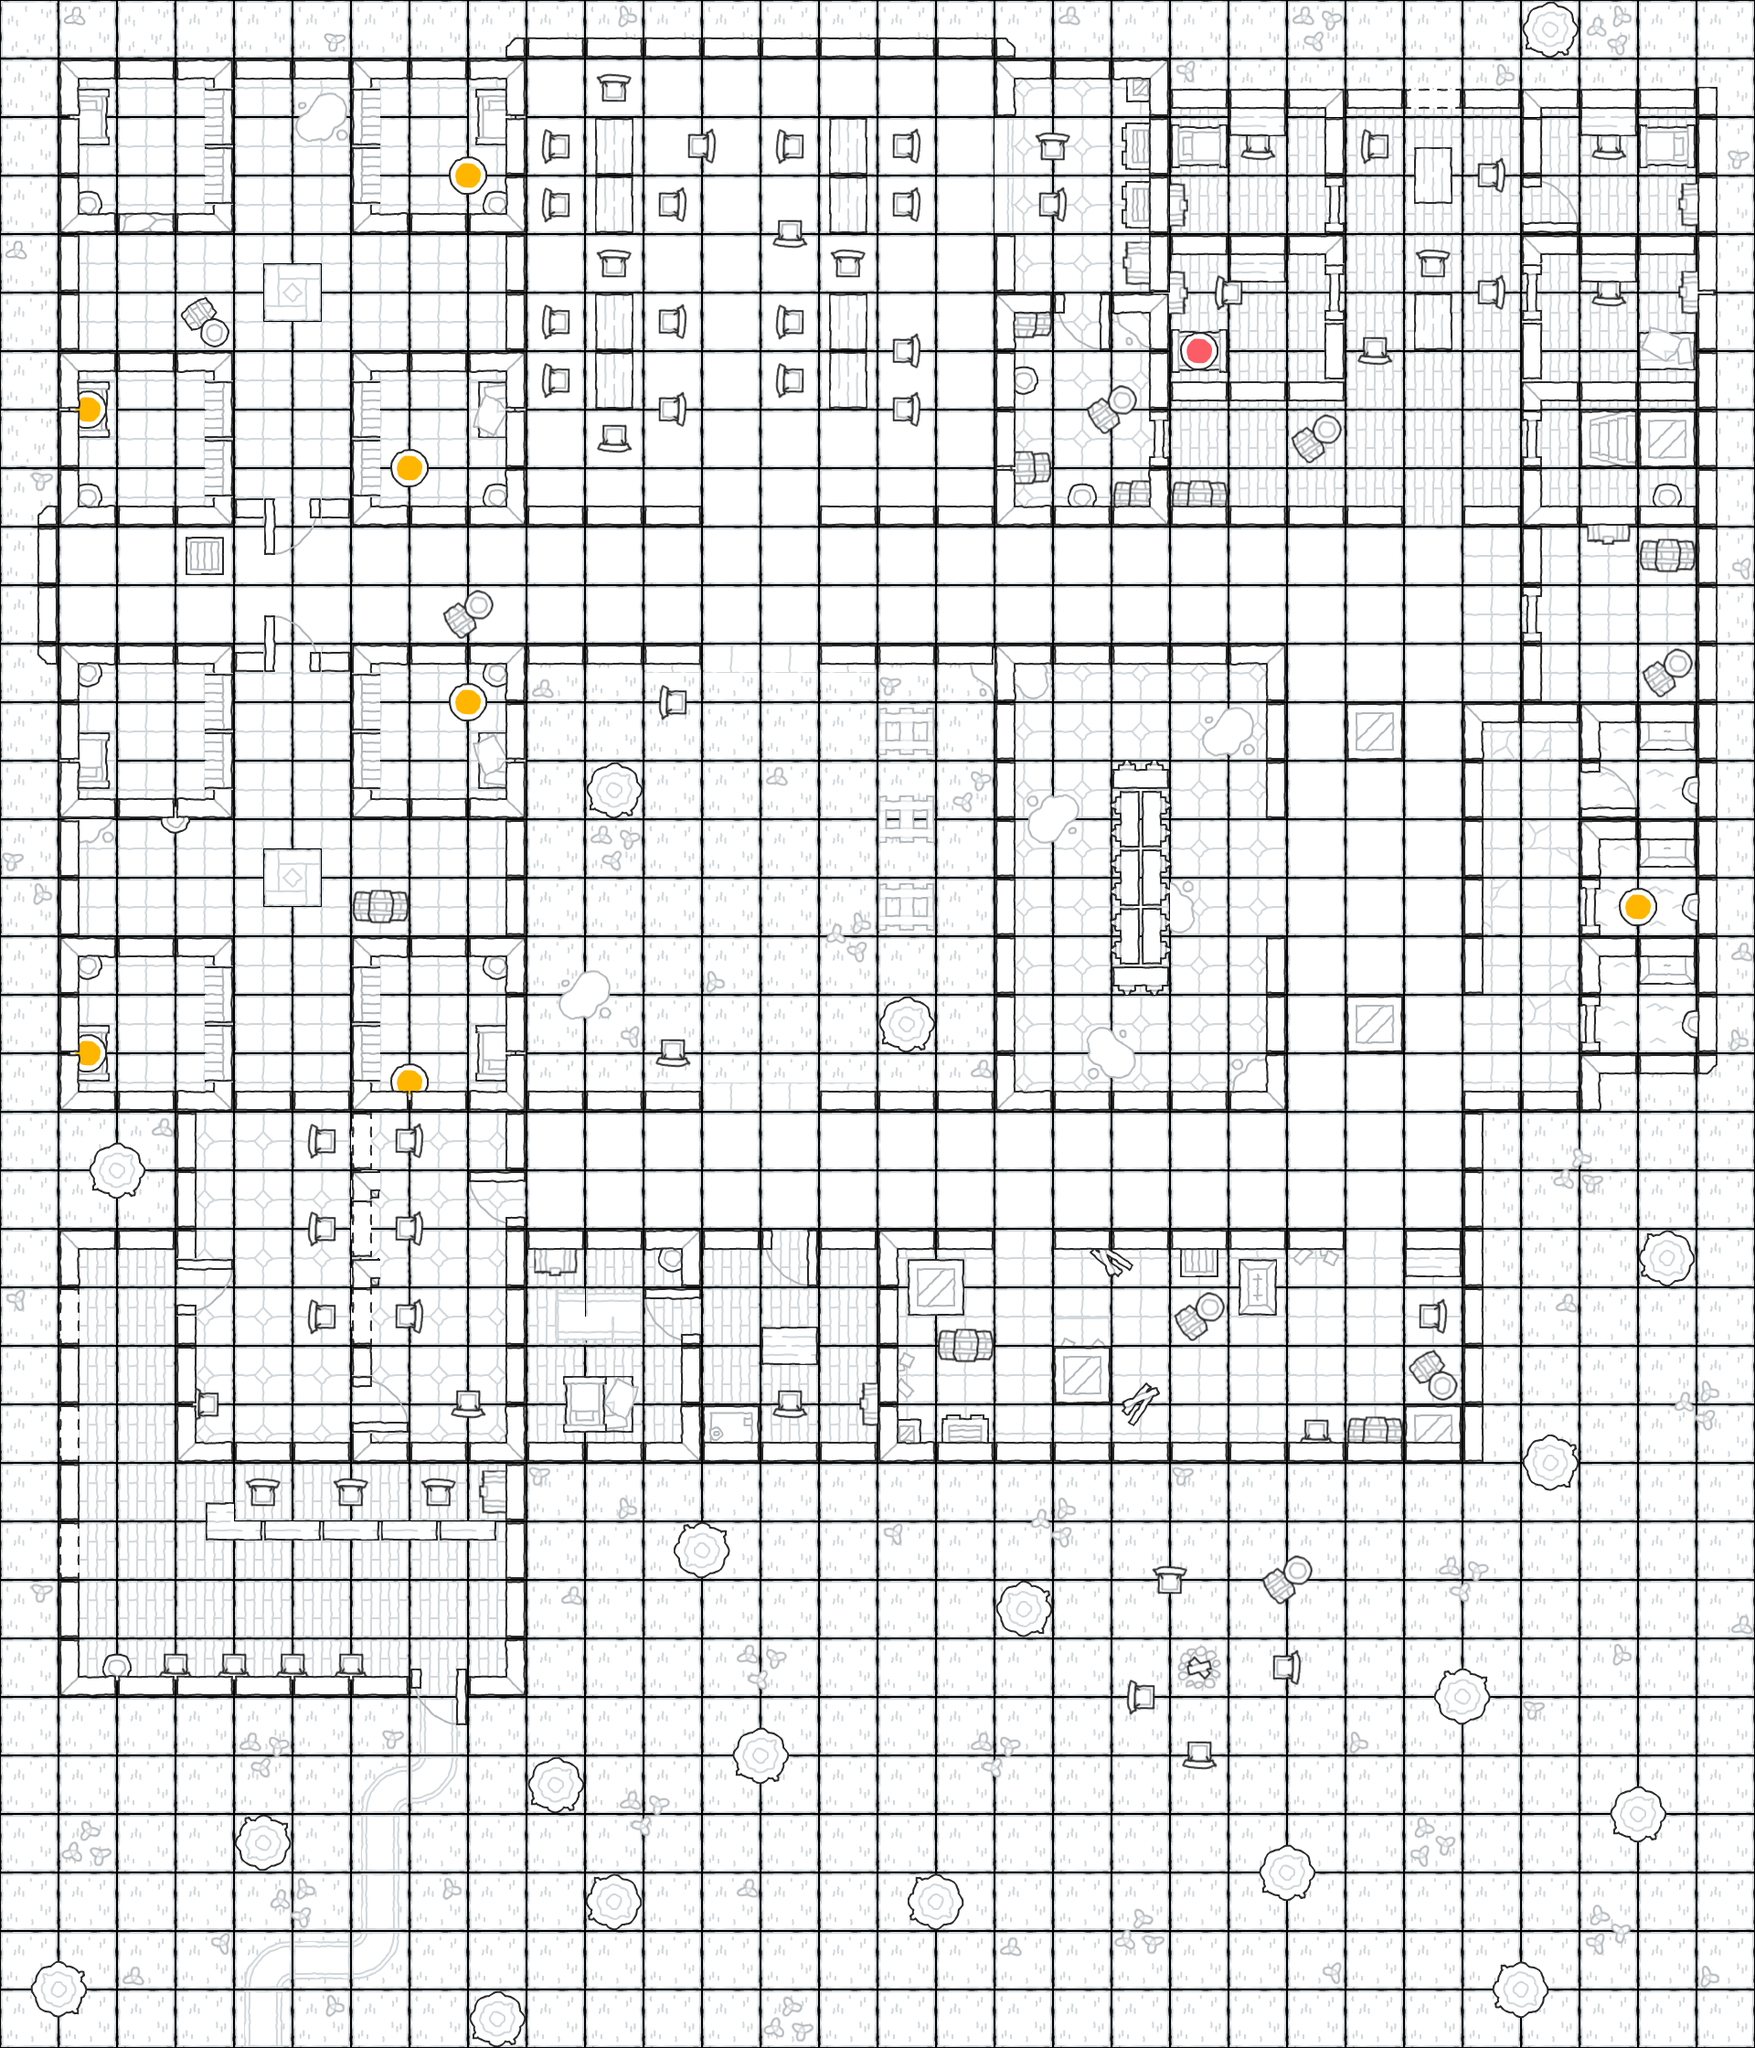

A level layout from a 2D game, rendered from its tile map. Below: a short description, then the map file with tile-grid data replaced by summaries:
An orthogonal 60x70 tile map with 32x32 px tiles, 5 tile layers (ground, details, interactions, NPCs, ...), 1 hidden layer not drawn, 3 tilesets and 15 objects (15x coin).

<map version="1.10" tiledversion="1.11.2" orientation="orthogonal" renderorder="right-down" width="60" height="70" tilewidth="32" tileheight="32" infinite="0" nextlayerid="8" nextobjectid="17">
 <editorsettings>
  <export target="PrisonBreak.tmj" format="json" />
 </editorsettings>
 <tileset firstgid="1" name="PaperTiles" tilewidth="32" tileheight="32" tilecount="616" columns="28">
  <image source="tilesheet.png" width="896" height="704" />
  <tile id="0">
   <properties>
    <property name="red" type="bool" value="true" />
   </properties>
  </tile>
  <tile id="1">
   <properties>
    <property name="red" type="bool" value="true" />
   </properties>
  </tile>
  <tile id="4">
   <properties>
    <property name="collides" type="bool" value="true" />
   </properties>
  </tile>
  <tile id="5">
   <properties>
    <property name="collides" type="bool" value="true" />
   </properties>
  </tile>
  <tile id="6">
   <properties>
    <property name="collides" type="bool" value="true" />
   </properties>
  </tile>
  <tile id="7">
   <properties>
    <property name="collides" type="bool" value="true" />
   </properties>
  </tile>
  <tile id="12">
   <properties>
    <property name="collides" type="bool" value="true" />
   </properties>
  </tile>
  <tile id="13">
   <properties>
    <property name="collides" type="bool" value="true" />
   </properties>
  </tile>
  <tile id="14">
   <properties>
    <property name="green" type="bool" value="true" />
   </properties>
  </tile>
  <tile id="15">
   <properties>
    <property name="green" type="bool" value="true" />
   </properties>
  </tile>
  <tile id="18">
   <properties>
    <property name="collides" type="bool" value="true" />
   </properties>
  </tile>
  <tile id="19">
   <properties>
    <property name="collides" type="bool" value="true" />
   </properties>
  </tile>
  <tile id="20">
   <properties>
    <property name="collides" type="bool" value="true" />
   </properties>
  </tile>
  <tile id="21">
   <properties>
    <property name="collides" type="bool" value="true" />
   </properties>
  </tile>
  <tile id="26">
   <properties>
    <property name="collides" type="bool" value="true" />
   </properties>
  </tile>
  <tile id="27">
   <properties>
    <property name="collides" type="bool" value="true" />
   </properties>
  </tile>
  <tile id="28">
   <properties>
    <property name="red" type="bool" value="true" />
   </properties>
  </tile>
  <tile id="29">
   <properties>
    <property name="red" type="bool" value="true" />
   </properties>
  </tile>
  <tile id="32">
   <properties>
    <property name="collides" type="bool" value="true" />
   </properties>
  </tile>
  <tile id="40">
   <properties>
    <property name="collides" type="bool" value="true" />
   </properties>
  </tile>
  <tile id="41">
   <properties>
    <property name="collides" type="bool" value="true" />
   </properties>
  </tile>
  <tile id="42">
   <properties>
    <property name="green" type="bool" value="true" />
   </properties>
  </tile>
  <tile id="43">
   <properties>
    <property name="green" type="bool" value="true" />
   </properties>
  </tile>
  <tile id="46">
   <properties>
    <property name="collides" type="bool" value="true" />
   </properties>
  </tile>
  <tile id="47">
   <properties>
    <property name="collides" type="bool" value="true" />
   </properties>
  </tile>
  <tile id="48">
   <properties>
    <property name="collides" type="bool" value="true" />
   </properties>
  </tile>
  <tile id="49">
   <properties>
    <property name="collides" type="bool" value="true" />
   </properties>
  </tile>
  <tile id="54">
   <properties>
    <property name="collides" type="bool" value="true" />
   </properties>
  </tile>
  <tile id="55">
   <properties>
    <property name="collides" type="bool" value="true" />
   </properties>
  </tile>
  <tile id="56">
   <properties>
    <property name="gray" type="bool" value="true" />
   </properties>
  </tile>
  <tile id="57">
   <properties>
    <property name="gray" type="bool" value="true" />
   </properties>
  </tile>
  <tile id="60">
   <properties>
    <property name="collides" type="bool" value="true" />
   </properties>
  </tile>
  <tile id="61">
   <properties>
    <property name="collides" type="bool" value="true" />
   </properties>
  </tile>
  <tile id="62">
   <properties>
    <property name="collides" type="bool" value="true" />
   </properties>
  </tile>
  <tile id="74">
   <properties>
    <property name="collides" type="bool" value="true" />
   </properties>
  </tile>
  <tile id="75">
   <properties>
    <property name="collides" type="bool" value="true" />
   </properties>
  </tile>
  <tile id="76">
   <properties>
    <property name="collides" type="bool" value="true" />
   </properties>
  </tile>
  <tile id="77">
   <properties>
    <property name="collides" type="bool" value="true" />
   </properties>
  </tile>
  <tile id="84">
   <properties>
    <property name="gray" type="bool" value="true" />
   </properties>
  </tile>
  <tile id="85">
   <properties>
    <property name="gray" type="bool" value="true" />
   </properties>
  </tile>
  <tile id="88">
   <properties>
    <property name="collides" type="bool" value="true" />
   </properties>
  </tile>
  <tile id="102">
   <properties>
    <property name="collides" type="bool" value="true" />
   </properties>
  </tile>
  <tile id="103">
   <properties>
    <property name="collides" type="bool" value="true" />
   </properties>
  </tile>
  <tile id="104">
   <properties>
    <property name="collides" type="bool" value="true" />
   </properties>
  </tile>
  <tile id="105">
   <properties>
    <property name="collides" type="bool" value="true" />
   </properties>
  </tile>
  <tile id="116">
   <properties>
    <property name="collides" type="bool" value="true" />
   </properties>
  </tile>
  <tile id="117">
   <properties>
    <property name="collides" type="bool" value="true" />
   </properties>
  </tile>
  <tile id="118">
   <properties>
    <property name="collides" type="bool" value="true" />
   </properties>
  </tile>
  <tile id="119">
   <properties>
    <property name="collides" type="bool" value="true" />
   </properties>
  </tile>
  <tile id="130">
   <properties>
    <property name="collides" type="bool" value="true" />
   </properties>
  </tile>
  <tile id="131">
   <properties>
    <property name="collides" type="bool" value="true" />
   </properties>
  </tile>
  <tile id="132">
   <properties>
    <property name="collides" type="bool" value="true" />
   </properties>
  </tile>
  <tile id="133">
   <properties>
    <property name="collides" type="bool" value="true" />
   </properties>
  </tile>
  <tile id="144">
   <properties>
    <property name="collides" type="bool" value="true" />
   </properties>
  </tile>
  <tile id="158">
   <properties>
    <property name="collides" type="bool" value="true" />
   </properties>
  </tile>
  <tile id="159">
   <properties>
    <property name="collides" type="bool" value="true" />
   </properties>
  </tile>
  <tile id="168">
   <properties>
    <property name="blue" type="bool" value="true" />
   </properties>
  </tile>
  <tile id="169">
   <properties>
    <property name="blue" type="bool" value="true" />
   </properties>
  </tile>
  <tile id="172">
   <properties>
    <property name="collides" type="bool" value="true" />
   </properties>
  </tile>
  <tile id="173">
   <properties>
    <property name="collides" type="bool" value="true" />
   </properties>
  </tile>
  <tile id="186">
   <properties>
    <property name="collides" type="bool" value="true" />
   </properties>
  </tile>
  <tile id="187">
   <properties>
    <property name="collides" type="bool" value="true" />
   </properties>
  </tile>
  <tile id="188">
   <properties>
    <property name="collides" type="bool" value="true" />
   </properties>
  </tile>
  <tile id="189">
   <properties>
    <property name="collides" type="bool" value="true" />
   </properties>
  </tile>
  <tile id="194">
   <properties>
    <property name="collides" type="bool" value="true" />
   </properties>
  </tile>
  <tile id="195">
   <properties>
    <property name="collides" type="bool" value="true" />
   </properties>
  </tile>
  <tile id="196">
   <properties>
    <property name="blue" type="bool" value="true" />
   </properties>
  </tile>
  <tile id="197">
   <properties>
    <property name="blue" type="bool" value="true" />
   </properties>
  </tile>
  <tile id="200">
   <properties>
    <property name="collides" type="bool" value="true" />
   </properties>
  </tile>
  <tile id="214">
   <properties>
    <property name="collides" type="bool" value="true" />
   </properties>
  </tile>
  <tile id="215">
   <properties>
    <property name="collides" type="bool" value="true" />
   </properties>
  </tile>
  <tile id="222">
   <properties>
    <property name="collides" type="bool" value="true" />
   </properties>
  </tile>
  <tile id="223">
   <properties>
    <property name="collides" type="bool" value="true" />
   </properties>
  </tile>
  <tile id="228">
   <properties>
    <property name="collides" type="bool" value="true" />
   </properties>
  </tile>
  <tile id="242">
   <properties>
    <property name="collides" type="bool" value="true" />
   </properties>
  </tile>
  <tile id="243">
   <properties>
    <property name="collides" type="bool" value="true" />
   </properties>
  </tile>
  <tile id="250">
   <properties>
    <property name="collides" type="bool" value="true" />
   </properties>
  </tile>
  <tile id="251">
   <properties>
    <property name="collides" type="bool" value="true" />
   </properties>
  </tile>
  <tile id="270">
   <properties>
    <property name="collides" type="bool" value="true" />
   </properties>
  </tile>
  <tile id="271">
   <properties>
    <property name="collides" type="bool" value="true" />
   </properties>
  </tile>
  <tile id="278">
   <properties>
    <property name="collides" type="bool" value="true" />
   </properties>
  </tile>
  <tile id="279">
   <properties>
    <property name="collides" type="bool" value="true" />
   </properties>
  </tile>
  <tile id="284">
   <properties>
    <property name="collides" type="bool" value="true" />
   </properties>
  </tile>
  <tile id="298">
   <properties>
    <property name="collides" type="bool" value="true" />
   </properties>
  </tile>
  <tile id="299">
   <properties>
    <property name="collides" type="bool" value="true" />
   </properties>
  </tile>
  <tile id="306">
   <properties>
    <property name="collides" type="bool" value="true" />
   </properties>
  </tile>
  <tile id="307">
   <properties>
    <property name="collides" type="bool" value="true" />
   </properties>
  </tile>
  <tile id="326">
   <properties>
    <property name="collides" type="bool" value="true" />
   </properties>
  </tile>
  <tile id="327">
   <properties>
    <property name="collides" type="bool" value="true" />
   </properties>
  </tile>
  <tile id="334">
   <properties>
    <property name="collides" type="bool" value="true" />
   </properties>
  </tile>
  <tile id="335">
   <properties>
    <property name="collides" type="bool" value="true" />
   </properties>
  </tile>
  <tile id="336">
   <properties>
    <property name="brown" type="bool" value="true" />
   </properties>
  </tile>
  <tile id="337">
   <properties>
    <property name="brown" type="bool" value="true" />
   </properties>
  </tile>
  <tile id="340">
   <properties>
    <property name="collides" type="bool" value="true" />
   </properties>
  </tile>
  <tile id="341">
   <properties>
    <property name="collides" type="bool" value="true" />
   </properties>
  </tile>
  <tile id="354">
   <properties>
    <property name="collides" type="bool" value="true" />
   </properties>
  </tile>
  <tile id="355">
   <properties>
    <property name="collides" type="bool" value="true" />
   </properties>
  </tile>
  <tile id="364">
   <properties>
    <property name="brown" type="bool" value="true" />
   </properties>
  </tile>
  <tile id="365">
   <properties>
    <property name="brown" type="bool" value="true" />
   </properties>
  </tile>
  <tile id="382">
   <properties>
    <property name="collides" type="bool" value="true" />
   </properties>
  </tile>
  <tile id="383">
   <properties>
    <property name="collides" type="bool" value="true" />
   </properties>
  </tile>
  <tile id="396">
   <properties>
    <property name="collides" type="bool" value="true" />
   </properties>
  </tile>
  <tile id="397">
   <properties>
    <property name="collides" type="bool" value="true" />
   </properties>
  </tile>
  <tile id="410">
   <properties>
    <property name="collides" type="bool" value="true" />
   </properties>
  </tile>
  <tile id="411">
   <properties>
    <property name="collides" type="bool" value="true" />
   </properties>
  </tile>
  <tile id="414">
   <properties>
    <property name="collides" type="bool" value="true" />
   </properties>
  </tile>
  <tile id="415">
   <properties>
    <property name="collides" type="bool" value="true" />
   </properties>
  </tile>
  <tile id="442">
   <properties>
    <property name="collides" type="bool" value="true" />
   </properties>
  </tile>
  <tile id="443">
   <properties>
    <property name="collides" type="bool" value="true" />
   </properties>
  </tile>
  <tile id="464">
   <properties>
    <property name="cellblocks" type="bool" value="true" />
   </properties>
  </tile>
  <tile id="465">
   <properties>
    <property name="cafeteria" type="bool" value="true" />
   </properties>
  </tile>
  <tile id="466">
   <properties>
    <property name="courtyard" type="bool" value="true" />
   </properties>
  </tile>
  <tile id="467">
   <properties>
    <property name="gaurdquarters" type="bool" value="true" />
   </properties>
  </tile>
  <tile id="468">
   <properties>
    <property name="solitary" type="bool" value="true" />
   </properties>
  </tile>
  <tile id="469">
   <properties>
    <property name="showers" type="bool" value="true" />
   </properties>
  </tile>
  <tile id="470">
   <properties>
    <property name="storage" type="bool" value="true" />
   </properties>
  </tile>
  <tile id="471">
   <properties>
    <property name="visitors" type="bool" value="true" />
   </properties>
  </tile>
  <tile id="472">
   <properties>
    <property name="wardens" type="bool" value="true" />
   </properties>
  </tile>
  <tile id="473">
   <properties>
    <property name="lobby" type="bool" value="true" />
   </properties>
  </tile>
  <tile id="474">
   <properties>
    <property name="outside" type="bool" value="true" />
   </properties>
  </tile>
  <tile id="475">
   <properties>
    <property name="hallway" type="bool" value="true" />
   </properties>
  </tile>
  <tile id="492">
   <properties>
    <property name="winGame" type="bool" value="true" />
   </properties>
  </tile>
 </tileset>
 <tileset firstgid="617" name="coins" tilewidth="32" tileheight="32" tilecount="324" columns="18">
  <image source="spritesheet-tiles-default.png" width="576" height="576" />
  <tile id="141">
   <animation>
    <frame tileid="141" duration="100" />
    <frame tileid="159" duration="100" />
   </animation>
  </tile>
 </tileset>
 <tileset firstgid="941" name="coinsfixed" tilewidth="64" tileheight="64" tilecount="82" columns="9">
  <grid orientation="orthogonal" width="16" height="16" />
  <image source="spritesheet-tiles-default.png" width="576" height="576" />
  <tile id="0" />
  <tile id="1" />
  <tile id="2" />
  <tile id="3" />
  <tile id="4" />
  <tile id="5" />
  <tile id="6" />
  <tile id="7" />
  <tile id="8" />
  <tile id="9" />
  <tile id="10" />
  <tile id="11" />
  <tile id="12" />
  <tile id="13" />
  <tile id="14" />
  <tile id="15" />
  <tile id="16" />
  <tile id="17" />
  <tile id="18" />
  <tile id="19" />
  <tile id="20" />
  <tile id="21" />
  <tile id="22" />
  <tile id="23" />
  <tile id="24" />
  <tile id="25" />
  <tile id="26" />
  <tile id="27" />
  <tile id="28" />
  <tile id="29" />
  <tile id="30" />
  <tile id="31" />
  <tile id="32" />
  <tile id="33" />
  <tile id="34" />
  <tile id="35" />
  <tile id="36" />
  <tile id="37" />
  <tile id="38" />
  <tile id="39" />
  <tile id="40" />
  <tile id="41" />
  <tile id="42" />
  <tile id="43" />
  <tile id="44" />
  <tile id="45" />
  <tile id="46" />
  <tile id="47" />
  <tile id="48" />
  <tile id="49" />
  <tile id="50" />
  <tile id="51" />
  <tile id="52" />
  <tile id="53" />
  <tile id="54" />
  <tile id="55" />
  <tile id="56" />
  <tile id="57" />
  <tile id="58" />
  <tile id="59" />
  <tile id="60" />
  <tile id="61" />
  <tile id="62" />
  <tile id="63" />
  <tile id="64" />
  <tile id="65" />
  <tile id="66" />
  <tile id="67" />
  <tile id="68" />
  <tile id="69" />
  <tile id="70" />
  <tile id="71" />
  <tile id="72" />
  <tile id="73" />
  <tile id="74" />
  <tile id="75" />
  <tile id="76" />
  <tile id="77" />
  <tile id="78" />
  <tile id="79" />
  <tile id="80" />
  <tile id="141" />
 </tileset>
 <layer id="1" name="ground" width="60" height="70">
  <data>[4200 cells, 4200 non-empty, 35 distinct tile ids]</data>
 </layer>
 <layer id="3" name="details" width="60" height="70">
  <data>[4200 cells, 814 non-empty, 124 distinct tile ids]</data>
 </layer>
 <layer id="5" name="interactions" width="60" height="70">
  <data>[4200 cells, 285 non-empty, 13 distinct tile ids]</data>
 </layer>
 <layer id="4" name="NPCs" width="60" height="70">
  <data>[4200 cells, 52 non-empty, 16 distinct tile ids]</data>
 </layer>
 <layer id="2" name="walls" width="60" height="70">
  <data>[4200 cells, 927 non-empty, 40 distinct tile ids]</data>
 </layer>
 <layer id="6" name="walkables" width="60" height="70" visible="0">
  <data>[4200 cells, 3107 non-empty, 1 distinct tile ids]</data>
 </layer>
 <objectgroup id="7" name="coins">
  <object id="1" name="coin" gid="758" x="302" y="210" width="32" height="32" />
  <object id="2" name="coin" gid="758" x="784" y="304" width="32" height="32" />
  <object id="3" name="coin" gid="758" x="1156" y="510" width="32" height="32" />
  <object id="4" name="coin" gid="758" x="1744" y="242" width="32" height="32" />
  <object id="5" name="coin" gid="758" x="1332" y="1524" width="32" height="32" />
  <object id="6" name="coin" gid="758" x="1152" y="980" width="32" height="32" />
  <object id="7" name="coin" gid="758" x="818" y="974" width="32" height="32" />
  <object id="8" name="coin" gid="758" x="464" y="976" width="32" height="32" />
  <object id="9" name="coin" gid="758" x="408" y="1648" width="32" height="32" />
  <object id="10" name="coin" gid="758" x="644" y="1552" width="32" height="32" />
  <object id="11" name="coin" gid="758" x="1344" y="1794" width="32" height="32" />
  <object id="13" name="coin" gid="758" x="404" y="2098" width="32" height="32" />
  <object id="14" name="coin" gid="758" x="1796" y="882" width="32" height="32" />
  <object id="15" name="coin" gid="758" x="116" y="652" width="32" height="32" />
  <object id="16" name="coin" gid="758" x="264" y="1292" width="32" height="32" />
 </objectgroup>
</map>
